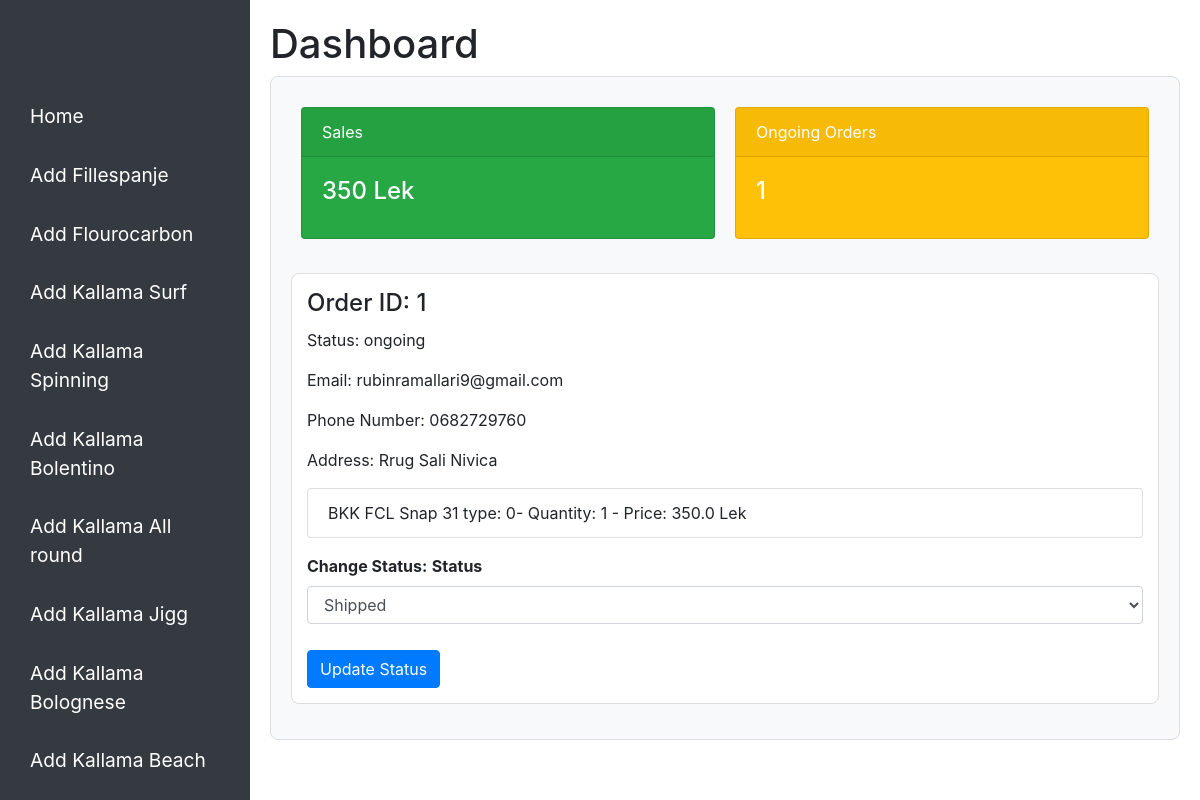
/admin (signed in), run on the app's committed database.
### main.py (models this page shows, shortened)
class Orders(db.Model):
    __tablename__ = 'orders'
    id = db.Column(db.Integer, primary_key=True)
    customer_id = db.Column(db.Integer, db.ForeignKey('users.id'), nullable=False)
    total_amount = db.Column(db.Float, nullable=False)
    status = db.Column(db.String(50), nullable=False)
    email = db.Column(db.String(255), nullable=False)
    phone_number = db.Column(db.String(20), nullable=False)
    address = db.Column(db.String(255), nullable=False)
    user = db.relationship('User', back_populates='orders')
    items = db.relationship('OrderItem', back_populates='order', cascade='all, delete-orphan')

class OrderItem(db.Model):
    __tablename__ = 'order_items'
    id = db.Column(db.Integer, primary_key=True)
    order_id = db.Column(db.Integer, db.ForeignKey('orders.id'), nullable=False)
    product_id = db.Column(db.Integer, nullable=False)
    product_name = db.Column(db.String(255), nullable=False)
    quantity = db.Column(db.Integer, nullable=False)
    price = db.Column(db.Float, nullable=False)
    img_url = db.Column(db.String(255))  # Add this field for product image URL
    type = db.Column(db.String(255))  # Add this field for product type or other details
    order = db.relationship('Orders', back_populates='items')

### main.py (the view)
@app.route('/admin')
@admin_required
def admin_dashboard():
    form = ChangeOrderStatusForm()  # Create an instance of the form
    total_sales = int(db.session.query(db.func.sum(Orders.total_amount)).scalar() or 0)
    ongoing_orders = Orders.query.filter_by(status='ongoing').all()
    ongoing_orders_count = len(ongoing_orders)
    return render_template('dashboard.html',
                           total_sales=total_sales,
                           ongoing_orders_count=ongoing_orders_count,
                           orders=ongoing_orders,
                           form=form)

### main.py
class ChangeOrderStatusForm(FlaskForm):
    status = SelectField('Status', choices=[
        ('shipped', 'Shipped')
    ], validators=[DataRequired()])
    submit = SubmitField('Update Status')

### main.py (called while the page is built)
@app.context_processor
def inject_user():
    return dict(current_user=current_user)

@app.context_processor
def inject_user():
    return dict(current_user=current_user)

@login_manager.user_loader
def load_user(user_id):
    return User.query.get(int(user_id))

def admin_required(f):
    @wraps(f)
    def decorated_function(*args, **kwargs):
        if not current_user.is_authenticated or not current_user.is_admin:
            flash('Admin access required', 'danger')
            return redirect(url_for('index'))
        return f(*args, **kwargs)
    return decorated_function

### templates/dashboard.html (shortened to what this page needs)
<!DOCTYPE html>
<html lang="en">
<head>
    <link href="https://stackpath.bootstrapcdn.com/bootstrap/4.5.2/css/bootstrap.min.css" rel="stylesheet">
</head>
<body>
<div class="sidebar">
    <br>
    <br><br>
    <a href="{{ url_for('index') }}">Home</a>
    <a href="{{ url_for('add_product_fillespanje') }}">Add Fillespanje</a>
    <a href="{{ url_for('add_product_flourocarbon') }}">Add Flourocarbon</a>
    <a href="{{ url_for('add_product', category='surfcasting') }}">Add Kallama Surf</a>
    <a href="{{ url_for('add_product', category='spinning') }}">Add Kallama Spinning</a>
    <a href="{{ url_for('add_product', category='bolentino') }}">Add Kallama Bolentino</a>
    <a href="{{ url_for('add_product', category='allround') }}">Add Kallama All round</a>
    <a href="{{ url_for('add_product', category='jigg') }}">Add Kallama Jigg</a>
    <a href="{{ url_for('add_product', category='bolognese') }}">Add Kallama Bolognese</a>
    <a href="{{ url_for('add_product', category='beach') }}">Add Kallama Beach</a>
    <a href="{{ url_for('add_productMakineta') }}">Add Makineta</a>
</div>
<div class="content">
    <h1>Dashboard</h1>
    <div class="dashboard-container">
        <div class="cards-container">
            <div class="card text-white bg-success">
                <div class="card-header">Sales</div>
                <div class="card-body">
                    <h5 class="card-title">{{ total_sales }} Lek</h5>
                </div>
            </div>
            <div class="card text-white bg-warning">
                <div class="card-header">Ongoing Orders</div>
                <div class="card-body">
                    <h5 class="card-title">{{ ongoing_orders_count }}</h5>
                </div>
            </div>
        </div>
        <div class="order-details mt-4">
            {% for order in orders %}
            <div class="order-box">
                <h4>Order ID: {{ order.id }}</h4>
                <p>Status: {{ order.status }}</p>
                <p>Email: {{ order.email }}</p>
                <p>Phone Number: {{ order.phone_number }}</p>
                <p>Address: {{ order.address }}</p>
                <ul class="list-group">
                    {% for item in order.items %}
                    <li class="list-group-item">
                        {{ item.product_name }} {{item.type}}- Quantity: {{ item.quantity }} - Price: {{ item.price }}
                        Lek
                    </li>
                    {% endfor %}
                </ul>
                <form action="{{ url_for('change_order_status', order_id=order.id) }}" method="post" class="mt-3">
                    <div class="form-group">
                        <label for="status">Change Status:</label>
                        {{ form.status.label }}
                        {{ form.status(class="form-control") }}
                    </div>
                    <button type="submit" class="btn btn-primary">Update Status</button>
                </form>
            </div>
            {% endfor %}
        </div>
    </div>
</div>
</body>
</html>

### templates/dashboard.html (style rules this page uses)
body { display: flex; height: 100vh; margin: 0; }
.sidebar { width: 250px; background-color: #343a40; color: white; padding: 20px; position: fixed; height: 100%; }
.sidebar a { color: white; text-decoration: none; display: block; padding: 10px; margin-bottom: 10px; font-size: 1.2rem; border-radius: 5px; }
.content { margin-left: 250px; padding: 20px; flex-grow: 1; }
.dashboard-container { border: 1px solid #ddd; padding: 20px; border-radius: 8px; background-color: #f8f9fa; }
.cards-container { display: flex; justify-content: space-between; flex-wrap: wrap; }
.card { margin: 10px; flex: 1 1 45%; max-width: 48%; height: auto; }
.card .card-title { font-size: 1.5rem; }
.order-box { border: 1px solid #ddd; border-radius: 8px; padding: 15px; margin-bottom: 15px; background-color: #ffffff; }
.order-box h4 { margin-bottom: 10px; }
.form-group label { font-weight: bold; }
.btn-primary { margin-top: 10px; }

### data on the page
Orders: id "1", status "ongoing", email "rubinramallari9@gmail.com", phone_number "0682729760", address "Rrug Sali Nivica", status.label "Status"
OrderItem: product_name "BKK FCL Snap 31", type "type: 0", quantity "1", price "350.0"

### other printed values
{{ total_sales }} "350"
{{ ongoing_orders_count }} "1"
